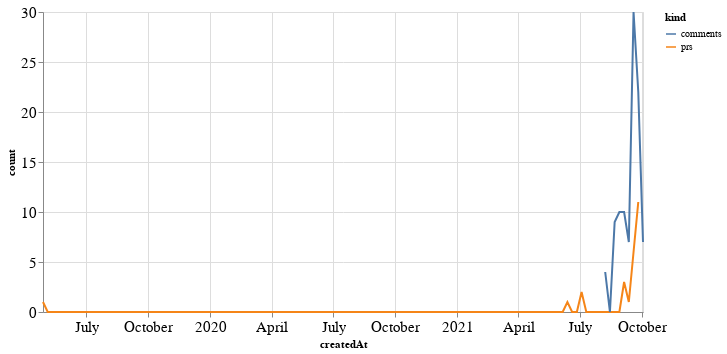

The cell this chart's notebook holds for it:
### Code cell
alt.Chart(total_time, width=600).mark_line().encode(
    x='createdAt',
    y='count',
    color='kind'
)

### Figure 1 — Vega-Lite specification as saved in the notebook (floating-point values rounded to 4 significant figures; data arrays with more than 128 entries replaced by an {"elided": "..."} marker saying what was removed)
{"config": {"axisLeft": {"labelFontSize": 15}, "axisBottom": {"labelFontSize": 15}}, "data": {"name": "data-7ac73705c628afa6c2ad6559381987e4"}, "mark": "line", "encoding": {"color": {"type": "nominal", "field": "kind"}, "x": {"type": "temporal", "field": "createdAt"}, "y": {"type": "quantitative", "field": "count"}}, "width": 600, "$schema": "https://vega.github.io/schema/vega-lite/v4.8.1.json", "datasets": {"data-7ac73705c628afa6c2ad6559381987e4": {"elided": "256 records"}}}
